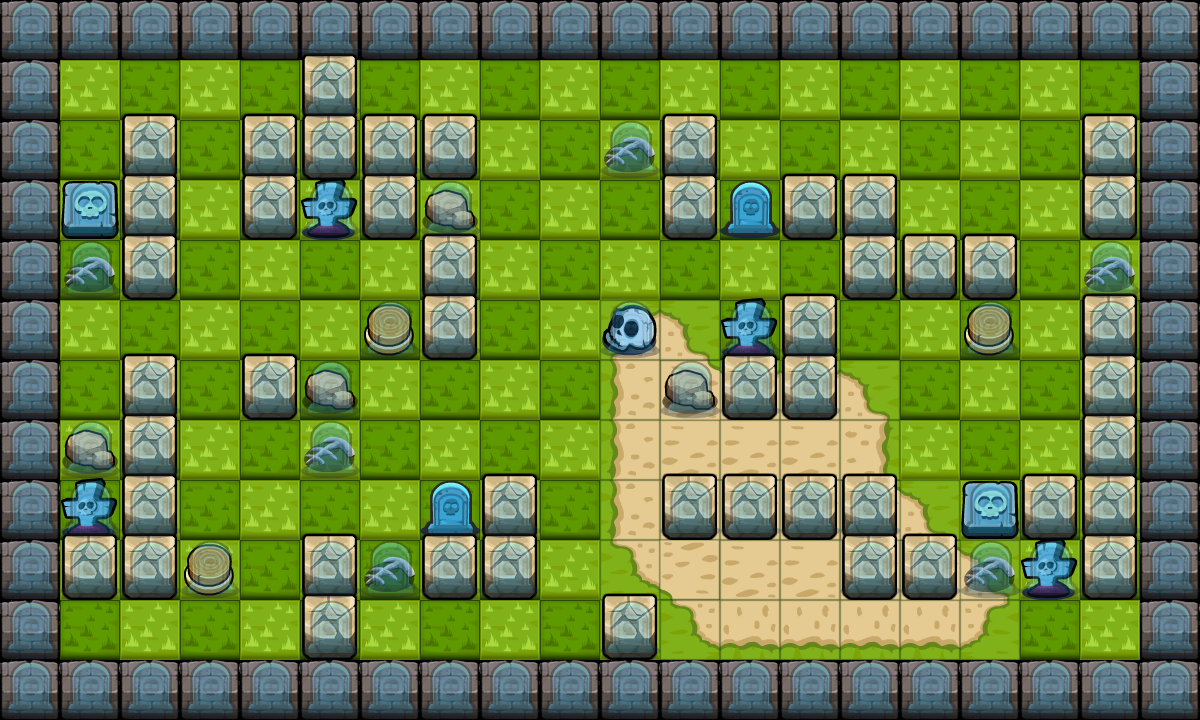

Rendered tile map (Tiled .tmx) drawn with the repository's tilesets; below, a short description and the map source with its tile grids summarised:
An orthogonal 20x12 tile map with 60x60 px tiles, 4 tile layers (background_layer, build1_layer, build2_layer, collision_layer), 2 tilesets and 15 objects.

<map version="1.0" orientation="orthogonal" width="20" height="12" tilewidth="60" tileheight="60">
 <tileset firstgid="1" name="map" tilewidth="60" tileheight="60">
  <image source="map.png" width="480" height="360" />
  <tile id="40">
   <properties>
    <property name="isColide" value="1" />
   </properties>
  </tile>
  <tile id="41">
   <properties>
    <property name="isColide" value="1" />
   </properties>
  </tile>
  <tile id="42">
   <properties>
    <property name="isColide" value="1" />
   </properties>
  </tile>
  <tile id="43">
   <properties>
    <property name="isColide" value="1" />
   </properties>
  </tile>
  <tile id="44">
   <properties>
    <property name="isColide" value="true" />
   </properties>
  </tile>
 </tileset>
 <tileset firstgid="49" name="res_map_0_3" tilewidth="58" tileheight="67">
  <image source="res_map_0_3.png" width="58" height="201" />
  <tile id="0">
   <properties>
    <property name="isColide" value="1" />
   </properties>
  </tile>
  <tile id="1">
   <properties>
    <property name="isColide" value="1" />
   </properties>
  </tile>
  <tile id="2">
   <properties>
    <property name="isColide" value="1" />
   </properties>
  </tile>
 </tileset>
 <layer name="background_layer" width="20" height="12">
  <data>[240 cells, 240 non-empty, 14 distinct tile ids]</data>
 </layer>
 <layer name="build1_layer" width="20" height="12">
  <data>[240 cells, 12 non-empty, 5 distinct tile ids]</data>
 </layer>
 <layer name="build2_layer" width="20" height="12">
  <data>[240 cells, 58 non-empty, 3 distinct tile ids]</data>
 </layer>
 <layer name="collision_layer" width="20" height="12" opacity="0.38">
  <data>[240 cells, 130 non-empty, 1 distinct tile ids]</data>
 </layer>
 <objectgroup draworder="topdown" name="objects" width="20" height="12">
  <object x="60" y="120">
   <properties>
    <property name="direction" value="0" />
    <property name="objectName" value="hero" />
    <property name="speed" value="2.5" />
   </properties>
  </object>
  <object x="360" y="60">
   <properties>
    <property name="direction" value="3" />
    <property name="objectName" value="enemy1" />
    <property name="speed" value="1" />
   </properties>
  </object>
  <object x="240" y="240">
   <properties>
    <property name="direction" value="3" />
    <property name="objectName" value="enemy1" />
    <property name="speed" value="2" />
   </properties>
  </object>
  <object x="120" y="300">
   <properties>
    <property name="direction" value="3" />
    <property name="objectName" value="enemy2" />
    <property name="speed" value="1.5" />
   </properties>
  </object>
  <object x="180" y="180">
   <properties>
    <property name="direction" value="1" />
    <property name="objectName" value="enemy2" />
    <property name="speed" value="3" />
   </properties>
  </object>
  <object x="180" y="480">
   <properties>
    <property name="direction" value="3" />
    <property name="objectName" value="enemy2" />
    <property name="speed" value="0.5" />
   </properties>
  </object>
  <object x="360" y="420">
   <properties>
    <property name="direction" value="3" />
    <property name="objectName" value="enemy1" />
    <property name="speed" value="4" />
   </properties>
  </object>
  <object x="480" y="240">
   <properties>
    <property name="direction" value="3" />
    <property name="objectName" value="enemy1" />
    <property name="speed" value="2.5" />
   </properties>
  </object>
  <object x="540" y="360">
   <properties>
    <property name="direction" value="1" />
    <property name="objectName" value="enemy2" />
    <property name="speed" value="2.2" />
   </properties>
  </object>
  <object x="420" y="600">
   <properties>
    <property name="direction" value="3" />
    <property name="objectName" value="enemy2" />
    <property name="speed" value="3" />
   </properties>
  </object>
  <object x="660" y="540">
   <properties>
    <property name="direction" value="3" />
    <property name="objectName" value="enemy1" />
    <property name="speed" value="1.8" />
   </properties>
  </object>
  <object x="780" y="600">
   <properties>
    <property name="direction" value="3" />
    <property name="objectName" value="enemy2" />
    <property name="speed" value="2.8" />
   </properties>
  </object>
  <object x="900" y="300">
   <properties>
    <property name="direction" value="1" />
    <property name="objectName" value="enemy1" />
    <property name="speed" value="2" />
   </properties>
  </object>
  <object x="1020" y="240">
   <properties>
    <property name="direction" value="1" />
    <property name="objectName" value="enemy2" />
    <property name="speed" value="1.8" />
   </properties>
  </object>
  <object x="840" y="120">
   <properties>
    <property name="direction" value="3" />
    <property name="objectName" value="enemy1" />
    <property name="speed" value="4.5" />
   </properties>
  </object>
 </objectgroup>
</map>
